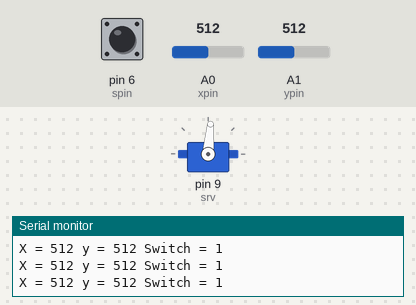
The sketch below on a simulated Arduino Uno, built with avr-gcc and run on an emulated ATmega328P. On the bench: servo, the last lines printed to the serial monitor. The inputs (shaded band) are chosen by the test bench; at power-on: A1 (ypin) = 512, A0 (xpin) = 512, pin 6 (spin) HIGH.

Above: at 1.2 s.
1.3 s: A1 (ypin) set to 109
At 1.9 s:
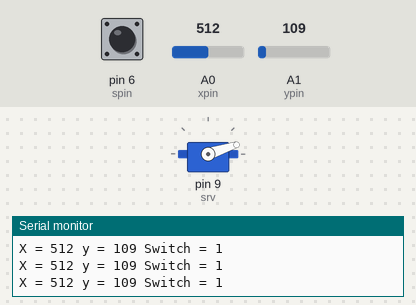
2.8 s: A1 (ypin) set to 91
At 3.5 s:
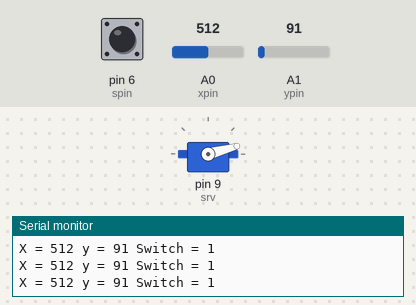
5.8 s: A1 (ypin) set to 1023
At 7.0 s:
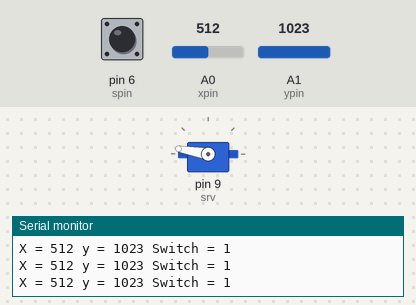
7.3 s: A1 (ypin) set to 982
At 8.7 s:
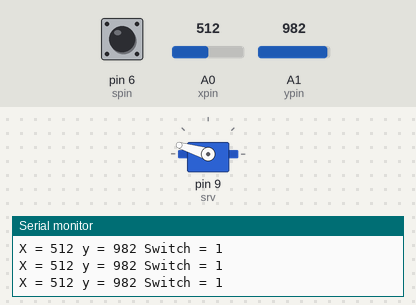
10.3 s: A0 (xpin) set to 110
11.8 s: A0 (xpin) set to 89
Timing chart, 0 to 14.3 s (numbered marks = the images above; inputs shaded):
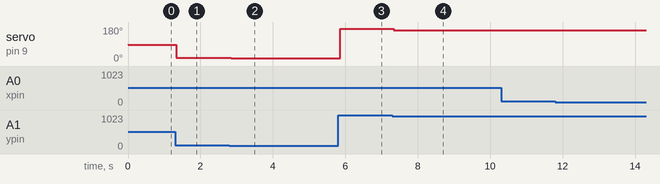

The sketch:

jystkctrldsrv.ino
```cpp
#include <Servo.h>

//joystick pins
int xpin=A0; //VRX :- A0
int ypin=A1; //VRY :- A1
int spin=6; //SW :- pin6
            //+5v :- 5V
            //GND :- GND
//servopins
int srv=9; //brownpin :- GND
           //redpin :- 5V
           //yellowpin :- pin9
int srvpos=0;
Servo mysrv;

int xval;
int yval;
int sval;

int dt=2;
void setup() {
Serial.begin(9600);
pinMode(xpin,INPUT);
pinMode(ypin,INPUT);
pinMode(spin,INPUT);

digitalWrite(spin,HIGH);

mysrv.attach(srv);
}

void loop() {
xval=analogRead(xpin);
yval=analogRead(ypin);
sval=digitalRead(spin);
delay(dt);
Serial.print("X = ");
Serial.print(xval);
Serial.print(" ");
Serial.print("y = ");
Serial.print(yval);
Serial.print(" ");
Serial.print("Switch = ");
Serial.println(sval);

srvpos=yval*(170./1023.);
mysrv.write(srvpos);
}
```

Measured:
- after the input at 1.3 s, servo on pin 9 (srv): 85° → 18° at once
- after the input at 2.8 s, servo on pin 9 (srv): 18° → 15° after 0.05 s
- after the input at 5.8 s, servo on pin 9 (srv): 15° → 170° after 0.05 s
- after the input at 7.3 s, servo on pin 9 (srv): 170° → 163° at once
